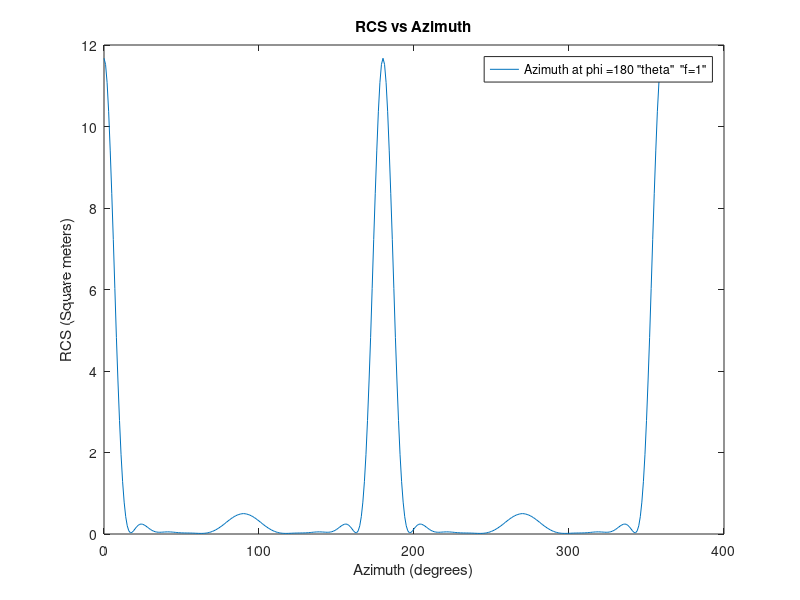

This figure's MATLAB source:
% Load the data from the txt file
data = load('AzimuthGraph.txt');

% Extract the x and y coordinates
x = data(:,1);
y = data(:,2);

% Create a new figure
figure;

% Plot the data
plot(x, y);

% Set the x and y labels
xlabel('Azimuth (degrees)');
ylabel('RCS (Square meters)');
legend('Azimuth at phi =180 "theta"	"f=1"')
% Set the chart title
title('RCS vs Azimuth');